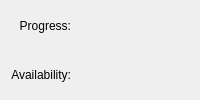
            <widget class="QWidget" name="groupBar" native="true">
             <layout class="QGridLayout" name="groupBarLayout">
              <property name="topMargin">
               <number>4</number>
              </property>
              <property name="bottomMargin">
               <number>4</number>
              </property>
              <item row="0" column="0">
               <widget class="QLabel" name="labelDownloadedPieces">
                <property name="sizePolicy">
                 <sizepolicy hsizetype="Minimum" vsizetype="Preferred">
                  <horstretch>0</horstretch>
                  <verstretch>0</verstretch>
                 </sizepolicy>
                </property>
                <property name="text">
                 <string>Progress:</string>
                </property>
                <property name="alignment">
                 <set>Qt::AlignmentFlag::AlignRight|Qt::AlignmentFlag::AlignTrailing|Qt::AlignmentFlag::AlignVCenter</set>
                </property>
               </widget>
              </item>
              <item row="0" column="1">
               <widget class="QLabel" name="tempProgressBarArea">
                <property name="textFormat">
                 <enum>Qt::TextFormat::PlainText</enum>
                </property>
               </widget>
              </item>
              <item row="0" column="2">
               <widget class="QLabel" name="labelProgressVal">
                <property name="sizePolicy">
                 <sizepolicy hsizetype="Minimum" vsizetype="Preferred">
                  <horstretch>0</horstretch>
                  <verstretch>0</verstretch>
                 </sizepolicy>
                </property>
                <property name="textFormat">
                 <enum>Qt::TextFormat::PlainText</enum>
                </property>
               </widget>
              </item>
              <item row="1" column="0">
               <widget class="QLabel" name="labelPiecesAvailability">
                <property name="sizePolicy">
                 <sizepolicy hsizetype="Minimum" vsizetype="Preferred">
                  <horstretch>0</horstretch>
                  <verstretch>0</verstretch>
                 </sizepolicy>
                </property>
                <property name="text">
                 <string>Availability:</string>
                </property>
                <property name="alignment">
                 <set>Qt::AlignmentFlag::AlignRight|Qt::AlignmentFlag::AlignTrailing|Qt::AlignmentFlag::AlignVCenter</set>
                </property>
               </widget>
              </item>
              <item row="1" column="1">
               <widget class="QLabel" name="tempAvailabilityBarArea">
                <property name="textFormat">
                 <enum>Qt::TextFormat::PlainText</enum>
                </property>
               </widget>
              </item>
              <item row="1" column="2">
               <widget class="QLabel" name="labelAverageAvailabilityVal">
                <property name="sizePolicy">
                 <sizepolicy hsizetype="Minimum" vsizetype="Preferred">
                  <horstretch>0</horstretch>
                  <verstretch>0</verstretch>
                 </sizepolicy>
                </property>
                <property name="textFormat">
                 <enum>Qt::TextFormat::PlainText</enum>
                </property>
               </widget>
              </item>
             </layout>
            </widget>
